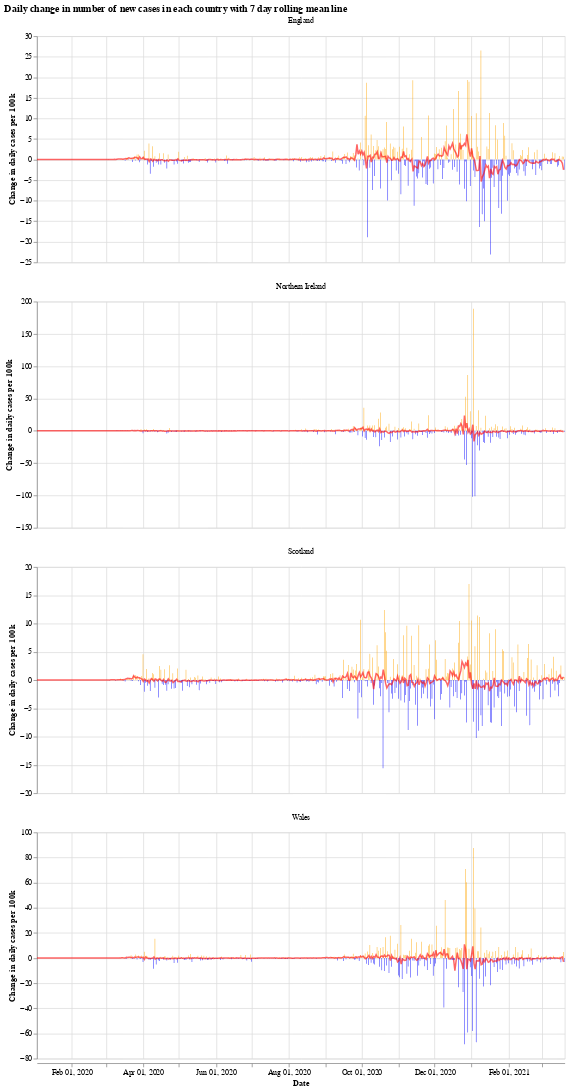

The cell this chart's notebook holds for it:
### Markdown cell above
We will use the Python library `Altair` for visualising the data, see the [altair docs](https://altair-viz.github.io/) for more information.

First we have a graph which shows the daily change in the number of new cases for each country. This number jumps up and down all over the place, which is likely due to delay in reporting of new cases over the weekend. Another interesting thing is that it looks like the daily cases in Wales experienced a much shorter period of calm over the summer (calm in the sense of daily cases not jumping up and down).

The orange bars are days when the number of new cases (per 100k population) was more than the previous day, while the blue are days when the number of new cases dropped. The red line is the 7 day moving average. 

When the moving average line is below 0, it means that there is a consistent drop in new cases. We can see this clearly happening around the times that lockdowns were introduced (though, to varying degrees). I will update the graphs soon with a marker of when each lockdown started.

### Code cell
# collapse
import altair as alt

bars = alt.Chart(uk_cases).mark_bar().encode(
    x=alt.X("yearmonthdate(date):T", axis=alt.Axis(title='Date')),
    y=alt.Y("casesChangeRate:Q", axis=alt.Axis(title='Change in daily cases per 100k')),
    tooltip='casesChange',
    color=alt.condition(
        alt.datum.casesChangeRate > 0,
        alt.value("orange"),  # The positive color
        alt.value("blue")  # The negative color
    )
).properties(title='Daily change in number of new cases with 7 day rolling mean',width=700).interactive()

line = alt.Chart(uk_cases).mark_line(
    color='red',
    size=2,
    opacity=0.6
).transform_window(
    rolling_mean='mean(casesChangeRate)',
    frame=[0, 7],
    groupby=['areaName']
).encode(
    x='yearmonthdate(date):T',
    y='rolling_mean:Q'
)

alt.layer(bars, line, data=uk_cases).facet(alt.Column(
    'areaName', title=''), columns=1).resolve_scale(y='independent').properties(title='Daily change in number of new cases in each country with 7 day rolling mean line')

### Figure 1 — Vega-Lite specification as saved in the notebook (floating-point values rounded to 4 significant figures; data arrays with more than 128 entries replaced by an {"elided": "..."} marker saying what was removed)
{"config": {"view": {"continuousWidth": 400, "continuousHeight": 300}}, "data": {"name": "data-fdb18cbd0eb789bce7bd78988c2cccb6"}, "facet": {"type": "nominal", "field": "areaName", "title": ""}, "spec": {"layer": [{"mark": "bar", "encoding": {"color": {"condition": {"value": "orange", "test": "(datum.casesChangeRate > 0)"}, "value": "blue"}, "tooltip": {"type": "quantitative", "field": "casesChange"}, "x": {"type": "temporal", "axis": {"title": "Date"}, "field": "date", "timeUnit": "yearmonthdate"}, "y": {"type": "quantitative", "axis": {"title": "Change in daily cases per 100k"}, "field": "casesChangeRate"}}, "selection": {"selector001": {"type": "interval", "bind": "scales", "encodings": ["x", "y"]}}, "title": "Daily change in number of new cases with 7 day rolling mean", "width": 700}, {"mark": {"type": "line", "color": "red", "opacity": 0.6, "size": 2}, "encoding": {"x": {"type": "temporal", "field": "date", "timeUnit": "yearmonthdate"}, "y": {"type": "quantitative", "field": "rolling_mean"}}, "transform": [{"window": [{"op": "mean", "field": "casesChangeRate", "as": "rolling_mean"}], "frame": [0, 7], "groupby": ["areaName"]}]}]}, "columns": 1, "resolve": {"scale": {"y": "independent"}}, "title": "Daily change in number of new cases in each country with 7 day rolling mean line", "$schema": "https://vega.github.io/schema/vega-lite/v4.8.1.json", "datasets": {"data-fdb18cbd0eb789bce7bd78988c2cccb6": {"elided": "1768 records"}}}
